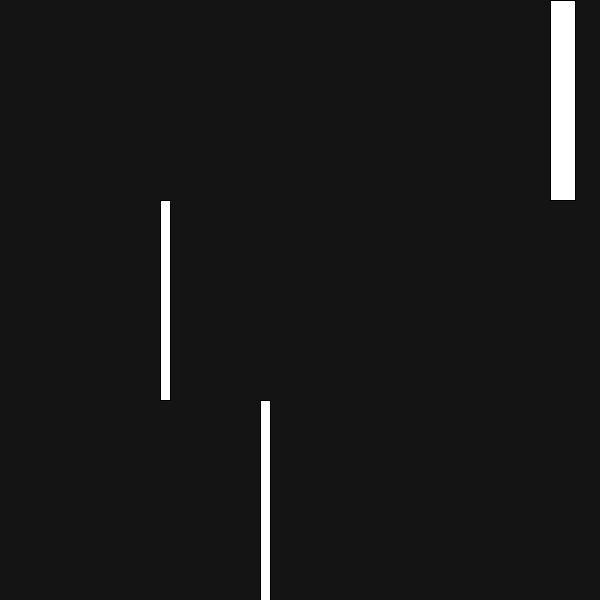
Frame 1 (no input)
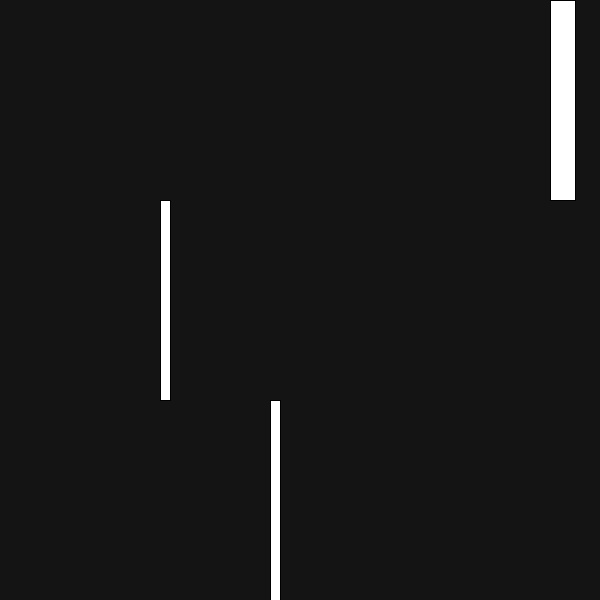
Frame 60 (the mouse pressed at the canvas centre just before this capture)
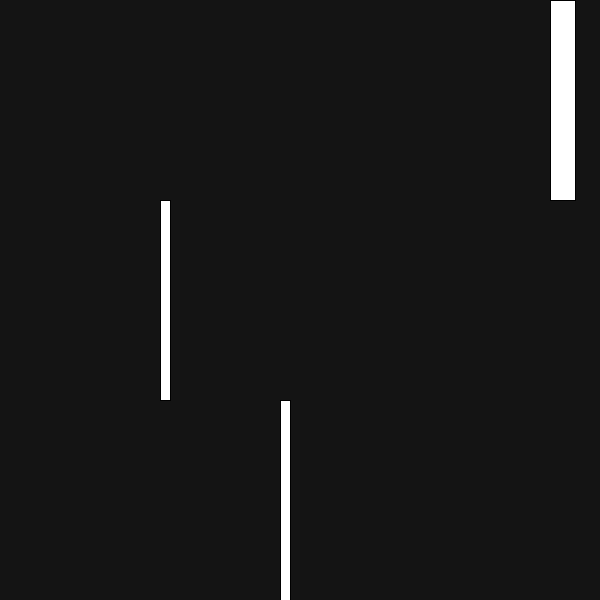
Frame 120 (the mouse held since frame 60 and released just before this capture)

The Processing sketch that drew these frames (run headless with seeded random() and noise(); from frame 60 on, the mouse is pressed at the canvas centre):

// Processing sketch: QUESTION9_solution
// ── QUESTION9_solution.pde
void setup() {
  size(600, 600);
}

void draw() {
  background(20);
  
  fill(255);
  
  float hourPos = map(hour(), 0, 24, 0, width); 
  rect(hourPos, 0, width/24, 200); 
  
  float minutePos = map(minute(), 0, 60, 0, width); 
  rect(minutePos, 200, width/60, 200); 
  
  float secondPos = map(second(), 0, 60, 0, width);
  rect(secondPos, 400, width/60, 600);
}
